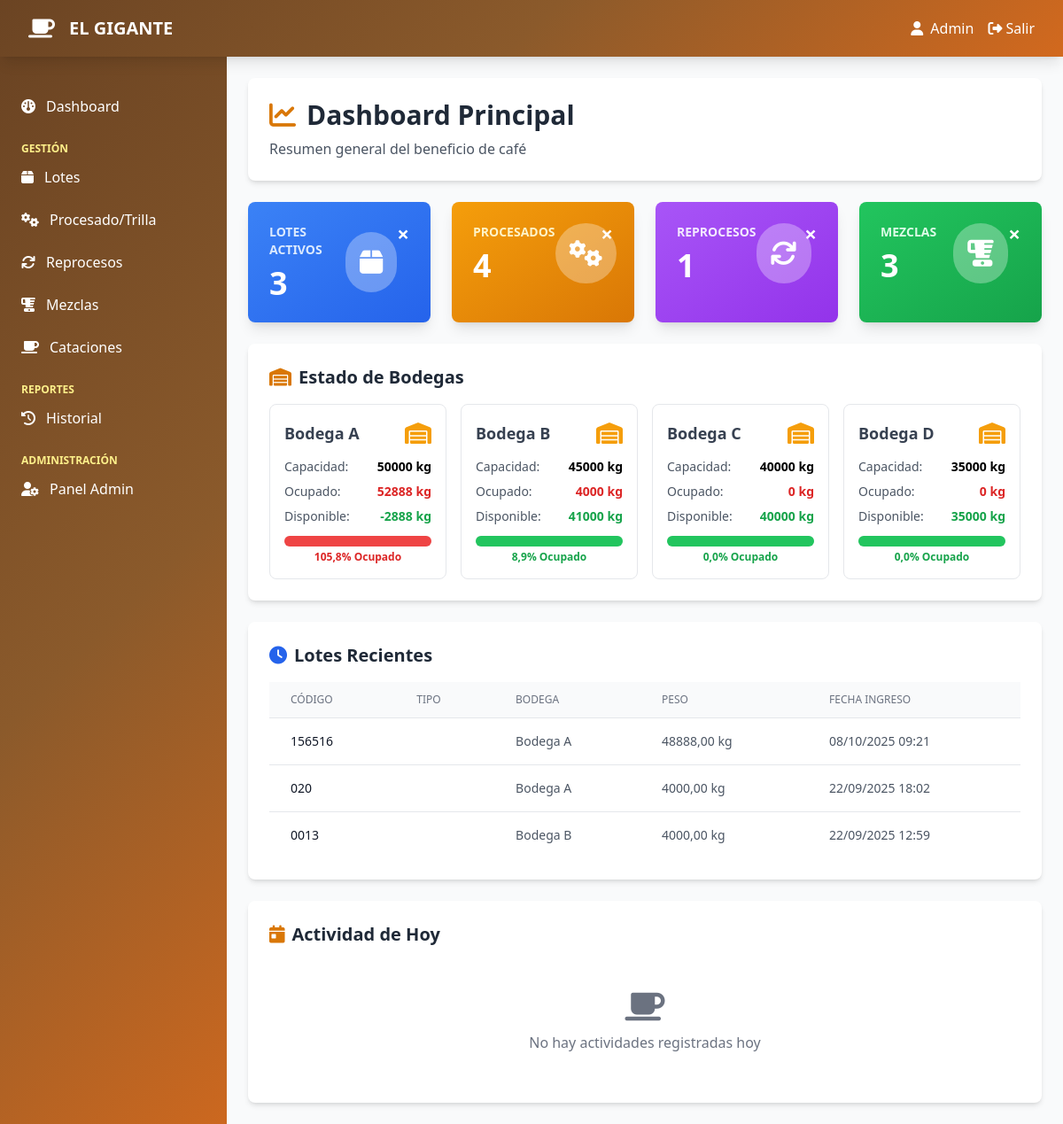
The app's page /dashboard/ (signed in) with its own data.
### beneficio/models.py (models this page shows, shortened)
class Bodega(models.Model):
    OPCIONES_BODEGA = [
        ('A', 'Bodega A'),
        ('B', 'Bodega B'),
        ('C', 'Bodega C'),
        ('D', 'Bodega D'),
    ]
    codigo = models.CharField(max_length=1, choices=OPCIONES_BODEGA, unique=True)
    capacidad_kg = models.DecimalField(max_digits=10, decimal_places=2)
    ubicacion = models.CharField(max_length=200)
    responsable = models.ForeignKey(User, on_delete=models.SET_NULL, null=True, related_name='bodegas')
    class Meta:
        ordering = ['codigo']

class Lote(models.Model):
    ESTADO_CHOICES = [
        ('disponible', 'Disponible'),
        ('en_proceso', 'En Proceso'),
        ('procesado', 'Procesado'),
        ('agotado', 'Agotado'),
    ]
    """Modelo principal para los lotes de café"""
    codigo = models.CharField(max_length=50, unique=True)
    tipo_cafe = models.CharField(max_length=100)
    bodega = models.ForeignKey(Bodega, on_delete=models.CASCADE, related_name='lotes')
    peso_kg = models.DecimalField(max_digits=10, decimal_places=2)
    humedad = models.DecimalField(max_digits=5, decimal_places=2)
    fecha_ingreso = models.DateTimeField()
    proveedor = models.CharField(max_length=200)
    precio_quintal = models.DecimalField(max_digits=10, decimal_places=2)
    observaciones = models.TextField(blank=True, null=True)
    activo = models.BooleanField(default=True)
    created_by = models.ForeignKey(User, on_delete=models.SET_NULL, null=True)
    created_at = models.DateTimeField(auto_now_add=True)
    class Meta:
        ordering = ['-fecha_ingreso']

### beneficio/views.py (the view)
# urls.py: path('dashboard/', views.dashboard, name='dashboard'),
@login_required
def dashboard(request):
    total_lotes = Lote.objects.filter(activo=True).count()
    total_procesados = Procesado.objects.count()
    total_reprocesos = Reproceso.objects.count()
    total_mezclas = Mezcla.objects.count()
    bodegas = Bodega.objects.all()
    bodegas_data = []
    for bodega in bodegas:
        ocupado = Lote.objects.filter(bodega=bodega, activo=True).aggregate(
            total=Sum('peso_kg')
        )['total'] or 0
        disponible = float(bodega.capacidad_kg) - float(ocupado)
        porcentaje_ocupado = (float(ocupado) / float(bodega.capacidad_kg) * 100) if bodega.capacidad_kg > 0 else 0
        bodegas_data.append({
            'codigo': bodega.codigo,
            'capacidad': bodega.capacidad_kg,
            'ocupado': ocupado,
            'disponible': disponible,
            'porcentaje': porcentaje_ocupado
        })
    ultimos_lotes = Lote.objects.filter(activo=True).order_by('-fecha_ingreso')[:5]
    today = timezone.now().date()
    twelve_months_ago = today - timedelta(days=365)
    procesado_por_mes = Procesado.objects.filter(
        fecha__gte=twelve_months_ago
    ).annotate(
        year=ExtractYear('fecha'),
        month=ExtractMonth('fecha')
    ).values(
        'year', 'month'
    ).annotate(
        total=Sum('peso_inicial_kg') # Sumamos el peso inicial
    ).order_by(
        'year', 'month'
    )
    labels_por_mes = []
    data_por_mes = []
    month_names = list(calendar.month_abbr) # Nombres de mes (Ene, Feb, etc.)
    for item in procesado_por_mes:
        labels_por_mes.append(f"{month_names[item['month']]}-{item['year']}")
        data_por_mes.append(float(item['total'])) # Convertir Decimal a float
    thirty_days_ago = today - timedelta(days=30)
    procesado_por_dia = Procesado.objects.filter(
        fecha__date__gte=thirty_days_ago
    ).annotate(
        dia=TruncDate('fecha') # Agrupar por día
    ).values(
        'dia'
    ).annotate(
        total=Sum('peso_inicial_kg')
    ).order_by(
        'dia'
    )
    dias_en_rango = { (thirty_days_ago + timedelta(days=i)): 0 for i in range(31) }
    for item in procesado_por_dia:
        if item['dia'] in dias_en_rango:
            dias_en_rango[item['dia']] = float(item['total'])
    labels_por_dia = [dia.strftime('%d-%b') for dia in dias_en_rango.keys()]
    data_por_dia = list(dias_en_rango.values())
    context = {
        'total_lotes': total_lotes,
        'total_procesados': total_procesados,
        'total_reprocesos': total_reprocesos,
        'total_mezclas': total_mezclas,
        'bodegas': bodegas_data,
        'ultimos_lotes': ultimos_lotes,
    }
    return render(request, 'beneficio/dashboard.html', context)

### beneficio/templates/beneficio/dashboard.html (shortened to what this page needs)
{% extends 'base.html' %}
{% block content %}
<div class="space-y-6">
    <div class="bg-white rounded-lg shadow-md p-6">
        <h2 class="text-3xl font-bold text-gray-800 flex items-center">
            <i class="fas fa-chart-line mr-3 text-amber-600"></i>
            Dashboard Principal
        </h2>
        <p class="text-gray-600 mt-2">Resumen general del beneficio de café</p>
    </div>
    <div class="grid grid-cols-1 md:grid-cols-4 gap-6">
        <div class="bg-gradient-to-br from-blue-500 to-blue-600 rounded-lg shadow-lg p-6 text-white">
            <div class="flex items-center justify-between">
                <div>
                    <p class="text-blue-100 text-sm uppercase font-semibold">Lotes Activos</p>
                    <p class="text-4xl font-bold mt-2">{{ total_lotes }}</p>
                </div>
                <div class="bg-white bg-opacity-30 rounded-full p-4">
                    <i class="fas fa-box text-3xl"></i>
                </div>
            </div>
        </div>
        <div class="bg-gradient-to-br from-amber-500 to-amber-600 rounded-lg shadow-lg p-6 text-white">
            <div class="flex items-center justify-between">
                <div>
                    <p class="text-amber-100 text-sm uppercase font-semibold">Procesados</p>
                    <p class="text-4xl font-bold mt-2">{{ total_procesados }}</p>
                </div>
                <div class="bg-white bg-opacity-30 rounded-full p-4">
                    <i class="fas fa-cogs text-3xl"></i>
                </div>
            </div>
        </div>
        <div class="bg-gradient-to-br from-purple-500 to-purple-600 rounded-lg shadow-lg p-6 text-white">
            <div class="flex items-center justify-between">
                <div>
                    <p class="text-purple-100 text-sm uppercase font-semibold">Reprocesos</p>
                    <p class="text-4xl font-bold mt-2">{{ total_reprocesos }}</p>
                </div>
                <div class="bg-white bg-opacity-30 rounded-full p-4">
                    <i class="fas fa-sync text-3xl"></i>
                </div>
            </div>
        </div>
        <div class="bg-gradient-to-br from-green-500 to-green-600 rounded-lg shadow-lg p-6 text-white">
            <div class="flex items-center justify-between">
                <div>
                    <p class="text-green-100 text-sm uppercase font-semibold">Mezclas</p>
                    <p class="text-4xl font-bold mt-2">{{ total_mezclas }}</p>
                </div>
                <div class="bg-white bg-opacity-30 rounded-full p-4">
                    <i class="fas fa-blender text-3xl"></i>
                </div>
            </div>
        </div>
    </div>
    <div class="bg-white rounded-lg shadow-md p-6">
        <h3 class="text-xl font-bold text-gray-800 mb-4 flex items-center">
            <i class="fas fa-warehouse mr-2 text-amber-600"></i>
            Estado de Bodegas
        </h3>
        <div class="grid grid-cols-1 md:grid-cols-2 lg:grid-cols-4 gap-4">
            {% for bodega in bodegas %}
            <div class="border border-gray-200 rounded-lg p-4 hover:shadow-lg transition duration-200">
                <div class="flex items-center justify-between mb-3">
                    <h4 class="text-lg font-bold text-gray-700">Bodega {{ bodega.codigo }}</h4>
                    <i class="fas fa-warehouse text-2xl text-amber-500"></i>
                </div>
                <div class="space-y-2">
                    <div class="flex justify-between text-sm">
                        <span class="text-gray-600">Capacidad:</span>
                        <span class="font-semibold">{{ bodega.capacidad|floatformat:0 }} kg</span>
                    </div>
                    <div class="flex justify-between text-sm">
                        <span class="text-gray-600">Ocupado:</span>
                        <span class="font-semibold text-red-600">{{ bodega.ocupado|floatformat:0 }} kg</span>
                    </div>
                    <div class="flex justify-between text-sm">
                        <span class="text-gray-600">Disponible:</span>
                        <span class="font-semibold text-green-600">{{ bodega.disponible|floatformat:0 }} kg</span>
                    </div>
                </div>
                <div class="mt-3">
                    <div class="w-full bg-gray-200 rounded-full h-3">
                        <div class="h-3 rounded-full transition-all duration-300
                            {% if bodega.porcentaje >= 90 %}bg-red-500
                            {% elif bodega.porcentaje >= 70 %}bg-yellow-500
                            {% else %}bg-green-500{% endif %}"
                            style="width: {{ bodega.porcentaje }}%">
                        </div>
                    </div>
                    <p class="text-xs text-center mt-1 font-semibold
                        {% if bodega.porcentaje >= 90 %}text-red-600
                        {% elif bodega.porcentaje >= 70 %}text-yellow-600
                        {% else %}text-green-600{% endif %}">
                        {{ bodega.porcentaje|floatformat:1 }}% Ocupado
                    </p>
                </div>
            </div>
            {% empty %}
            <div class="col-span-4 text-center text-gray-500 py-8">
                <i class="fas fa-warehouse text-4xl mb-2"></i>
                <p>No hay bodegas configuradas</p>
            </div>
            {% endfor %}
        </div>
    </div>
    <div class="bg-white rounded-lg shadow-md p-6">
        <h3 class="text-xl font-bold text-gray-800 mb-4 flex items-center">
            <i class="fas fa-clock mr-2 text-blue-600"></i>
            Lotes Recientes
        </h3>
        <div class="overflow-x-auto">
            <table class="min-w-full divide-y divide-gray-200">
                <thead class="bg-gray-50">
                    <tr>
                        <th class="px-6 py-3 text-left text-xs font-medium text-gray-500 uppercase">Código</th>
                        <th class="px-6 py-3 text-left text-xs font-medium text-gray-500 uppercase">Tipo</th>
                        <th class="px-6 py-3 text-left text-xs font-medium text-gray-500 uppercase">Bodega</th>
                        <th class="px-6 py-3 text-left text-xs font-medium text-gray-500 uppercase">Peso</th>
                        <th class="px-6 py-3 text-left text-xs font-medium text-gray-500 uppercase">Fecha Ingreso</th>
                    </tr>
                </thead>
                <tbody class="bg-white divide-y divide-gray-200">
                    {% for lote in ultimos_lotes %}
                    <tr class="hover:bg-gray-50">
                        <td class="px-6 py-4 whitespace-nowrap text-sm font-medium text-gray-900">{{ lote.codigo }}</td>
                        <td class="px-6 py-4 whitespace-nowrap text-sm text-gray-600">{{ lote.tipo_cafe.nombre }}</td>
                        <td class="px-6 py-4 whitespace-nowrap text-sm text-gray-600">Bodega {{ lote.bodega.codigo }}</td>
                        <td class="px-6 py-4 whitespace-nowrap text-sm text-gray-600">{{ lote.peso_kg }} kg</td>
                        <td class="px-6 py-4 whitespace-nowrap text-sm text-gray-600">{{ lote.fecha_ingreso|date:"d/m/Y H:i" }}</td>
                    </tr>
                    {% empty %}
                    <tr>
                        <td colspan="5" class="px-6 py-4 text-center text-gray-500">No hay lotes recientes</td>
                    </tr>
                    {% endfor %}
                </tbody>
            </table>
        </div>
    </div>
    <div class="bg-white rounded-lg shadow-md p-6">
        <h3 class="text-xl font-bold text-gray-800 mb-4 flex items-center">
            <i class="fas fa-calendar-day mr-2 text-amber-600"></i>
            Actividad de Hoy
        </h3>
        <p class="text-gray-500 text-center py-8">
            <i class="fas fa-coffee text-4xl mb-2"></i><br>
            No hay actividades registradas hoy
        </p>
    </div>
</div>
{% endblock %}

### beneficio/templates/base.html (shortened to what this page needs)
<!DOCTYPE html>
<html lang="es">
<head>
    <script src="https://cdn.tailwindcss.com"></script>
    <link rel="stylesheet" href="https://cdnjs.cloudflare.com/ajax/libs/font-awesome/6.4.0/css/all.min.css">
</head>
<body class="bg-gray-50">
    {% if user.is_authenticated %}
    <nav class="coffee-gradient shadow-lg fixed top-0 w-full z-50">
        <div class="max-w-7xl mx-auto px-4 sm:px-6 lg:px-8">
            <div class="flex items-center justify-between h-16">
                <div class="flex items-center">
                    <div class="flex-shrink-0">
                        <i class="fas fa-coffee text-white text-2xl"></i>
                    </div>
                    <div class="ml-4">
                        <h1 class="text-white text-xl font-bold">EL GIGANTE</h1>
                    </div>
                </div>
                <div class="flex items-center space-x-4">
                    <span class="text-white">
                        <i class="fas fa-user mr-2"></i>{{ user.username }}
                    </span>
                    <a href="{% url 'logout' %}" class="text-white hover:text-yellow-200 transition">
                        <i class="fas fa-sign-out-alt mr-1"></i>Salir
                    </a>
                </div>
            </div>
        </div>
    </nav>
    <div class="flex min-h-screen pt-16">
        <div class="w-64 coffee-gradient text-white fixed h-full top-16 overflow-y-auto">
            <nav class="mt-8 pb-8">
                <a href="{% url 'dashboard' %}" class="block px-6 py-3 sidebar-hover">
                    <i class="fas fa-dashboard mr-3"></i>Dashboard
                </a>
                <div class="mt-4 px-6">
                    <p class="text-xs uppercase text-yellow-200 font-semibold">Gestión</p>
                </div>
                <a href="{% url 'lista_lotes' %}" class="block px-6 py-3 sidebar-hover">
                    <i class="fas fa-box mr-3"></i>Lotes
                </a>
                <a href="{% url 'lista_procesados' %}" class="block px-6 py-3 sidebar-hover">
                    <i class="fas fa-cogs mr-3"></i>Procesado/Trilla
                </a>
                <a href="{% url 'lista_reprocesos' %}" class="block px-6 py-3 sidebar-hover">
                    <i class="fas fa-sync mr-3"></i>Reprocesos
                </a>
                <a href="{% url 'lista_mezclas' %}" class="block px-6 py-3 sidebar-hover">
                    <i class="fas fa-blender mr-3"></i>Mezclas
                </a>
                <a href="{% url 'lista_cataciones' %}" class="block px-6 py-3 sidebar-hover">
                    <i class="fas fa-coffee mr-3"></i>Cataciones
                </a>
                <div class="mt-4 px-6">
                    <p class="text-xs uppercase text-yellow-200 font-semibold">Reportes</p>
                </div>
                <a href="{% url 'historial' %}" class="block px-6 py-3 sidebar-hover">
                    <i class="fas fa-history mr-3"></i>Historial
                </a>
                {% if user.is_superuser %}
                <div class="mt-4 px-6">
                    <p class="text-xs uppercase text-yellow-200 font-semibold">Administración</p>
                </div>
                <a href="/admin/" class="block px-6 py-3 sidebar-hover">
                    <i class="fas fa-user-cog mr-3"></i>Panel Admin
                </a>
                {% endif %}
            </nav>
        </div>
        <div class="flex-1 ml-64">
            <main class="p-6">
                {% block content %}{% endblock %}
            </main>
        </div>
    </div>
    {% endif %}
</body>
</html>

### beneficio/templates/base.html (style rules this page uses)
.coffee-gradient { background: linear-gradient(135deg, #6B4423 0%, #8B5A2B 50%, #D2691E 100%); }

### records on screen
Bodega: capacidad "50000"
Bodega: capacidad "45000"
Bodega: capacidad "40000"
Bodega: capacidad "35000"
Lote: codigo "156516", bodega.codigo "A", peso_kg "48888,00", fecha_ingreso "08/10/2025 09:21"
Lote: codigo "020", bodega.codigo "A", peso_kg "4000,00", fecha_ingreso "22/09/2025 18:02"
Lote: codigo "0013", bodega.codigo "B", peso_kg "4000,00", fecha_ingreso "22/09/2025 12:59"

### other values on screen
{{ user.username }} "Admin"
{{ total_lotes }} "3"
{{ total_procesados }} "4"
{{ total_reprocesos }} "1"
{{ total_mezclas }} "3"
{{ bodega.codigo }} "A" "B" "C" "D"
{{ bodega.ocupado|floatformat:0 }} "52888" "4000" "0" "0"
{{ bodega.disponible|floatformat:0 }} "-2888" "41000" "40000" "35000"
{{ bodega.porcentaje|floatformat:1 }} "105,8" "8,9" "0,0" "0,0"
